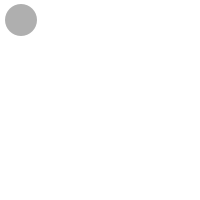
Frame 1 (no input)
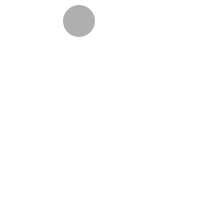
Frame 60 (the mouse pressed at the canvas centre just before this capture)
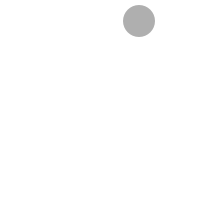
Frame 120 (the mouse held since frame 60 and released just before this capture)

The Processing sketch that drew these frames (run headless with seeded random() and noise(); from frame 60 on, the mouse is pressed at the canvas centre):

// Processing sketch: processing_61248
// ── processing_61248.pde

float x = 20;
float y = 20;
float speed = 1;
 
void setup() {
  size(200, 200);
  smooth();
}
void draw() {
  background(255);
  x = x + speed;
  
  noStroke();
  fill(175);
  ellipse(x, y, 32, 32);
  
  if (x >= 180) {
    x = x - speed;
    y = y +1;
    
  }
  
  if (y >= 180) {
    y = y - speed;
    
    x = x + speed;
   speed = -speed; 
  }
  
  if (x == 19) {
    x = x - speed;
    
    y = y + speed;
  } 
  
  if (y == 20) {
    x = x - speed;
    y = y+1;
    speed = -speed;
  }
  
}
